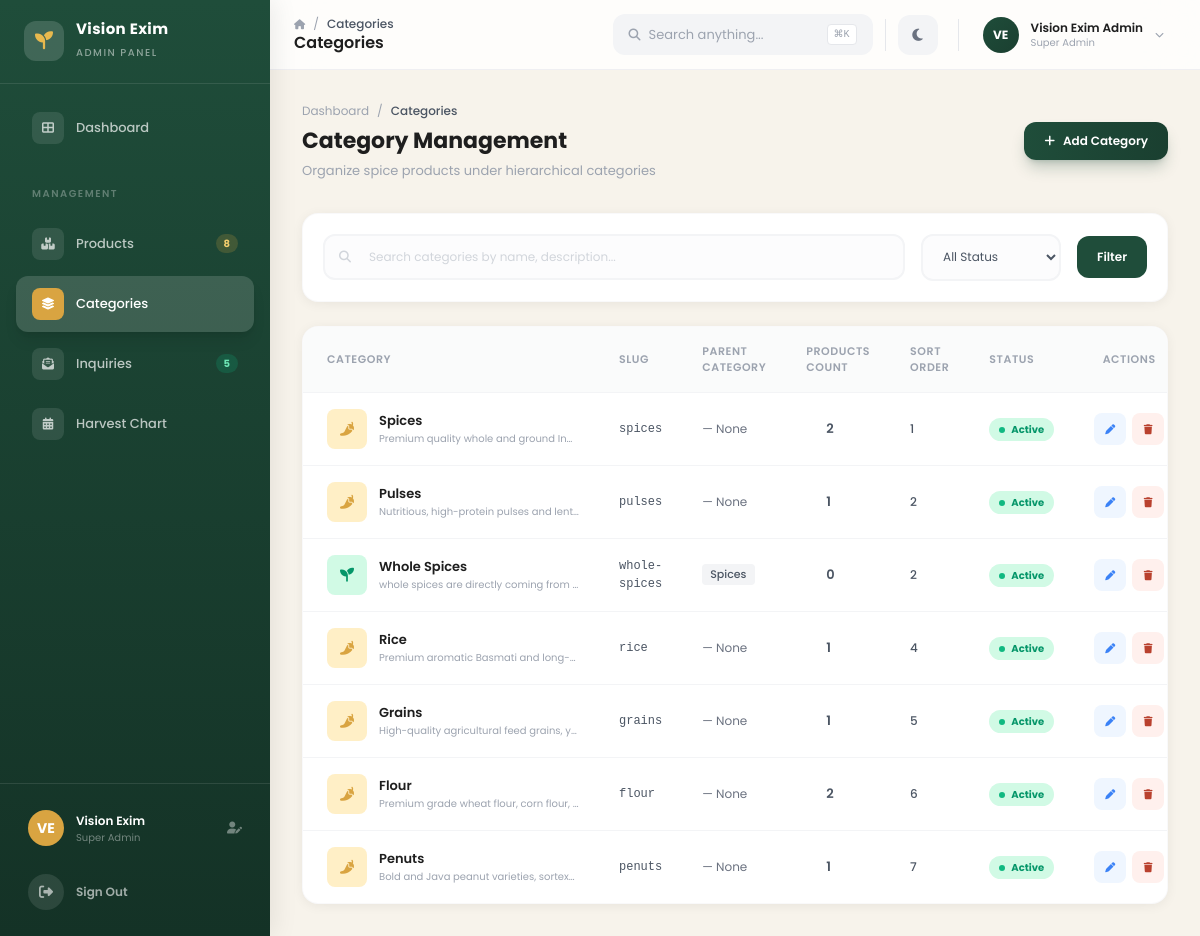
The app's page /admin/modules/categories/list.php (signed in) with its own data.
### tables this page shows
CREATE TABLE IF NOT EXISTS `categories` (
  `id` int(11) NOT NULL,
  `name` varchar(100) NOT NULL,
  `slug` varchar(100) NOT NULL,
  `parent_id` int(11) DEFAULT NULL,
  `description` text,
  `status` varchar(20) NOT NULL DEFAULT 'active',
  `sort_order` int(11) NOT NULL DEFAULT '0',
  `image` varchar(255) DEFAULT NULL,
  `created_at` timestamp NOT NULL DEFAULT CURRENT_TIMESTAMP,
  `updated_at` timestamp NOT NULL DEFAULT CURRENT_TIMESTAMP ON UPDATE CURRENT_TIMESTAMP
);

### admin/modules/categories/list.php (the view, shortened to what this page needs)
<?php
include '../../includes/db.php';
$search = trim($_GET['search'] ?? '');
$sql = "SELECT c1.*, c2.name as parent_name,
        (SELECT COUNT(*) FROM products WHERE category_id = c1.id) as product_count
        FROM categories c1
        LEFT JOIN categories c2 ON c1.parent_id = c2.id
        WHERE 1=1";
$sql .= " ORDER BY c1.sort_order ASC, c1.name ASC";
$stmt = $conn->prepare($sql);
$stmt->execute();
$result = $stmt->get_result();
$categories_data = [];
while ($row = $result->fetch_assoc()) {
    $categories_data[] = $row;
}
include '../../includes/header.php';
include '../../includes/sidebar.php';
include '../../includes/navbar.php';
?>
<main class="lg:ml-[270px] pt-[70px] min-h-screen sidebar-transition">
    <div class="p-6 lg:p-8 page-content">
        <div class="flex flex-col sm:flex-row sm:items-center justify-between gap-4 mb-8">
            <div>
                <div class="flex items-center gap-2 text-[12px] text-gray-400 dark:text-slate-500 mb-1">
                    <a href="../../dashboard.php" class="hover:text-spice-green-600 transition-colors">Dashboard</a>
                    <span>/</span>
                    <span class="text-gray-600 dark:text-slate-400 font-medium">Categories</span>
                </div>
                <h1 class="text-[22px] font-bold text-spice-dark dark:text-white">Category Management</h1>
                <p class="text-[13px] text-gray-400 dark:text-slate-500 mt-1">Organize spice products under hierarchical categories</p>
            </div>
            <div class="flex items-center gap-3">
                <a href="add.php" class="px-5 py-2.5 rounded-xl bg-gradient-to-r from-spice-green-600 to-spice-green-700 text-white text-[12px] font-semibold hover:from-spice-green-700 hover:to-spice-green-800 transition-all shadow-lg shadow-spice-green-600/25 hover:shadow-xl hover:shadow-spice-green-600/35 transform hover:-translate-y-0.5">
                    <i class="fas fa-plus mr-2"></i>Add Category
                </a>
            </div>
        </div>
        <div class="bg-white dark:bg-slate-800 rounded-2xl shadow-card border border-gray-100/50 dark:border-slate-700 p-5 mb-6">
            <form method="GET" action="" class="flex flex-col sm:flex-row sm:items-center gap-4">
                <div class="flex-1">
                    <div class="relative">
                        <i class="fas fa-search absolute left-4 top-1/2 -translate-y-1/2 text-gray-300 dark:text-slate-500 text-xs"></i>
                        <input type="text" name="search" value="<?= htmlspecialchars($search) ?>" placeholder="Search categories by name, description..."
                               class="w-full pl-11 pr-4 py-3 rounded-xl border-2 border-gray-100 dark:border-slate-700 bg-gray-50/50 dark:bg-slate-700/50 text-[12px] text-spice-dark dark:text-slate-200 placeholder-gray-300 dark:placeholder-slate-500 focus:border-spice-green-600 focus:bg-white dark:focus:bg-slate-700 focus:ring-4 focus:ring-spice-green-600/10 outline-none transition-all">
                    </div>
                </div>
                <select name="status" class="px-4 py-3 rounded-xl border-2 border-gray-100 dark:border-slate-700 bg-gray-50/50 dark:bg-slate-700/50 text-[12px] text-gray-600 dark:text-slate-300 outline-none focus:border-spice-green-600 cursor-pointer min-w-[140px]">
                    <option value="">All Status</option>
                </select>
                <button type="submit" class="px-5 py-3 rounded-xl bg-spice-green-600 hover:bg-spice-green-700 text-white text-[12px] font-semibold transition-colors">
                    Filter
                </button>
            </form>
        </div>
        <div class="bg-white dark:bg-slate-800 rounded-2xl shadow-card border border-gray-100/50 dark:border-slate-700 overflow-hidden">
            <?php if (empty($categories_data)): ?>
            <div class="text-center py-16">
                <div class="w-20 h-20 rounded-2xl bg-spice-green-600/10 flex items-center justify-center mx-auto mb-5">
                    <i class="fas fa-layer-group text-3xl text-spice-green-600"></i>
                </div>
                <h3 class="text-[16px] font-bold text-spice-dark dark:text-white mb-2">No Categories Found</h3>
                <p class="text-[13px] text-gray-400 dark:text-slate-500 mb-6 max-w-md mx-auto">Create spice categories to begin organizing your premium export catalog products.</p>
                <a href="add.php" class="inline-flex items-center gap-2 bg-gradient-to-r from-spice-green-600 to-spice-green-700 text-white px-6 py-3 rounded-xl text-[13px] font-semibold hover:from-spice-green-700 hover:to-spice-green-800 transition-all shadow-lg shadow-spice-green-600/20">
                    <i class="fas fa-plus"></i> Add Your First Category
                </a>
            </div>
            <?php else: ?>
            <div class="overflow-x-auto">
                <table class="w-full">
                    <thead>
                        <tr class="bg-gray-50/80 dark:bg-slate-700/50 border-b border-gray-100 dark:border-slate-700">
                            <th class="px-5 py-4 text-left text-[11px] font-semibold text-gray-400 dark:text-slate-500 uppercase tracking-wider ps-6">Category</th>
                            <th class="px-5 py-4 text-left text-[11px] font-semibold text-gray-400 dark:text-slate-500 uppercase tracking-wider">Slug</th>
                            <th class="px-5 py-4 text-left text-[11px] font-semibold text-gray-400 dark:text-slate-500 uppercase tracking-wider">Parent Category</th>
                            <th class="px-5 py-4 text-left text-[11px] font-semibold text-gray-400 dark:text-slate-500 uppercase tracking-wider">Products Count</th>
                            <th class="px-5 py-4 text-left text-[11px] font-semibold text-gray-400 dark:text-slate-500 uppercase tracking-wider">Sort Order</th>
                            <th class="px-5 py-4 text-left text-[11px] font-semibold text-gray-400 dark:text-slate-500 uppercase tracking-wider">Status</th>
                            <th class="px-5 py-4 text-center text-[11px] font-semibold text-gray-400 dark:text-slate-500 uppercase tracking-wider">Actions</th>
                        </tr>
                    </thead>
                    <tbody class="divide-y divide-gray-100 dark:divide-slate-700">
                        <?php foreach ($categories_data as $row):
                            $icon = 'fa-pepper-hot';
                            $icon_color = 'text-spice-turmeric-500';
                            $bg_color = 'bg-spice-turmeric-100 dark:bg-spice-turmeric-900/30';
                            $name_lower = strtolower($row['name']);
                            if (strpos($name_lower, 'whole') !== false) {
                                $icon = 'fa-seedling';
                                $icon_color = 'text-emerald-600';
                                $bg_color = 'bg-emerald-100 dark:bg-emerald-900/30';
                            } elseif (strpos($name_lower, 'blend') !== false) {
                                $icon = 'fa-fire-burner';
                                $icon_color = 'text-spice-chili-500';
                                $bg_color = 'bg-spice-chili-100 dark:bg-spice-chili-900/30';
                            } elseif (strpos($name_lower, 'seed') !== false) {
                                $icon = 'fa-wheat-awn';
                                $icon_color = 'text-yellow-600';
                                $bg_color = 'bg-yellow-100 dark:bg-yellow-900/30';
                            }
                        ?>
                        <tr class="hover:bg-gray-50/60 dark:hover:bg-slate-700/30 transition-colors" id="row-<?= $row['id'] ?>">
                            <td class="px-5 py-4 ps-6">
                                <div class="flex items-center gap-3">
                                    <?php if (!empty($row['image']) && file_exists('../../../' . $row['image'])): ?>
                                    <img src="../../../<?= htmlspecialchars($row['image']) ?>" alt="" class="w-10 h-10 rounded-lg object-cover flex-shrink-0">
                                    <?php else: ?>
                                    <div class="w-10 h-10 rounded-lg <?= $bg_color ?> flex items-center justify-center flex-shrink-0">
                                        <i class="fas <?= $icon ?> <?= $icon_color ?> text-sm"></i>
                                    </div>
                                    <?php endif; ?>
                                    <div>
                                        <p class="text-[13px] font-semibold text-spice-dark dark:text-white"><?= htmlspecialchars($row['name']) ?></p>
                                        <p class="text-[10px] text-gray-400 dark:text-slate-500 truncate max-w-[200px]" title="<?= htmlspecialchars($row['description']) ?>">
                                            <?= htmlspecialchars($row['description']) ?>
                                        </p>
                                    </div>
                                </div>
                            </td>
                            <td class="px-5 py-4 text-[12px] text-gray-600 dark:text-slate-400 font-mono"><?= htmlspecialchars($row['slug']) ?></td>
                            <td class="px-5 py-4 text-[12px] text-gray-500 dark:text-slate-400">
                                <?= !empty($row['parent_name']) ? '<span class="inline-flex px-2 py-0.5 rounded bg-gray-100 dark:bg-slate-700 text-gray-600 dark:text-slate-300 text-[11px] font-medium">' . htmlspecialchars($row['parent_name']) . '</span>' : '— None' ?>
                            </td>
                            <td class="px-5 py-4 text-[13px] text-gray-600 dark:text-slate-400 font-semibold ps-10">
                                <?= $row['product_count'] ?>
                            </td>
                            <td class="px-5 py-4 text-[12px] text-gray-600 dark:text-slate-400 font-medium"><?= $row['sort_order'] ?></td>
                            <td class="px-5 py-4">
                                <?php if ($row['status'] === 'active'): ?>
                                <span class="inline-flex items-center gap-1.5 px-2.5 py-1 rounded-full text-[10px] font-bold bg-emerald-100 dark:bg-emerald-900/30 text-emerald-600 dark:text-emerald-400">
                                    <span class="w-1.5 h-1.5 rounded-full bg-emerald-500"></span>Active
                                </span>
                                <?php else: ?>
                                <span class="inline-flex items-center gap-1.5 px-2.5 py-1 rounded-full text-[10px] font-bold bg-gray-100 dark:bg-slate-700 text-gray-500 dark:text-slate-400">
                                    <span class="w-1.5 h-1.5 rounded-full bg-gray-400"></span>Inactive
                                </span>
                                <?php endif; ?>
                            </td>
                            <td class="px-5 py-4">
                                <div class="flex items-center justify-center gap-1.5">
                                    <a href="edit.php?id=<?= $row['id'] ?>" class="w-8 h-8 rounded-lg bg-blue-50 dark:bg-blue-900/20 flex items-center justify-center text-blue-500 hover:bg-blue-100 dark:hover:bg-blue-900/40 transition-colors" title="Edit">
                                        <i class="fas fa-pen text-[10px]"></i>
                                    </a>
                                    <button onclick="deleteCategory(<?= $row['id'] ?>, '<?= htmlspecialchars($row['name'], ENT_QUOTES) ?>')" class="w-8 h-8 rounded-lg bg-spice-chili-50 dark:bg-spice-chili-900/20 flex items-center justify-center text-spice-chili-500 hover:bg-spice-chili-100 dark:hover:bg-spice-chili-900/40 transition-colors" title="Delete">
                                        <i class="fas fa-trash text-[10px]"></i>
                                    </button>
                                </div>
                            </td>
                        </tr>
                        <?php endforeach; ?>
                    </tbody>
                </table>
            </div>
            <?php endif; ?>
        </div>
    </div>
</main>
<?php include '../../includes/footer.php'; ?>

### admin/includes/header.php (style rules this page uses)
* { font-family: 'Poppins', sans-serif; }
.sidebar-transition { transition: all 0.3s cubic-bezier(0.4, 0, 0.2, 1); }
.page-content { animation: fadeInUp 0.4s ease-out; }

### records on screen
categories: name "Spices", description "Premium quality whole and ground In…", slug "spices", shows "— None", product_count "2", sort_order "1", status "active" (drawn)
categories: name "Pulses", description "Nutritious, high-protein pulses and lent…", slug "pulses", shows "— None", product_count "1", sort_order "2", status "active" (drawn)
categories: name "Whole Spices", description "whole spices are directly coming from…", slug "whole-spices", categories.name "Spices", product_count "0", sort_order "2", status "active" (drawn)
categories: name "Rice", description "Premium aromatic Basmati and long-…", slug "rice", shows "— None", product_count "1", sort_order "4", status "active" (drawn)
categories: name "Grains", description "High-quality agricultural feed grains, y…", slug "grains", shows "— None", product_count "1", sort_order "5", status "active" (drawn)
categories: name "Flour", description "Premium grade wheat flour, corn flour,…", slug "flour", shows "— None", product_count "2", sort_order "6", status "active" (drawn)
categories: name "Penuts", description "Bold and Java peanut varieties, sortex…", slug "penuts", shows "— None", product_count "1", sort_order "7", status "active" (drawn)

### other values on screen
$_sidebar_products "8"
$_sidebar_inquiries "5"
$page_title "Categories"
substr($initials, 0, 2) "VE"
$admin_name "Vision Exim Admin"
